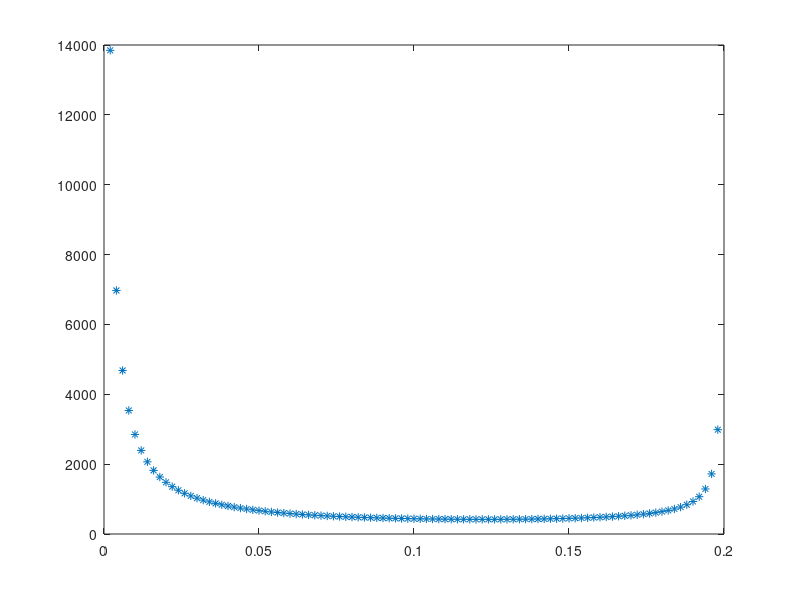

This chart was generated by the following MATLAB code:
clear
clc
close all
%%
lam=1:10;
n=length(lam);
N=100;
eps_max=2/max(lam);
eps=eps_max/N:eps_max/N:eps_max;

for t=1:length(eps)
    g(t)=0;
    for i=1:n
        f(i)=lam(i)/(eps(t)*(2-lam(i)*eps(t)));
        g(t)=g(t)+f(i);
    end
    
end
figure()
plot(eps,g,'*')
g_min=min(g);
eps_star=eps(find(g==g_min))
1/max(lam)